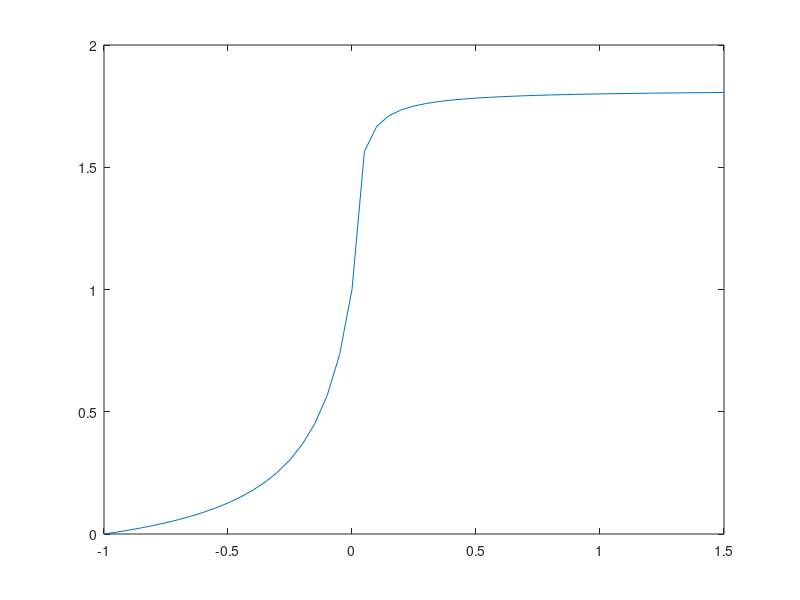
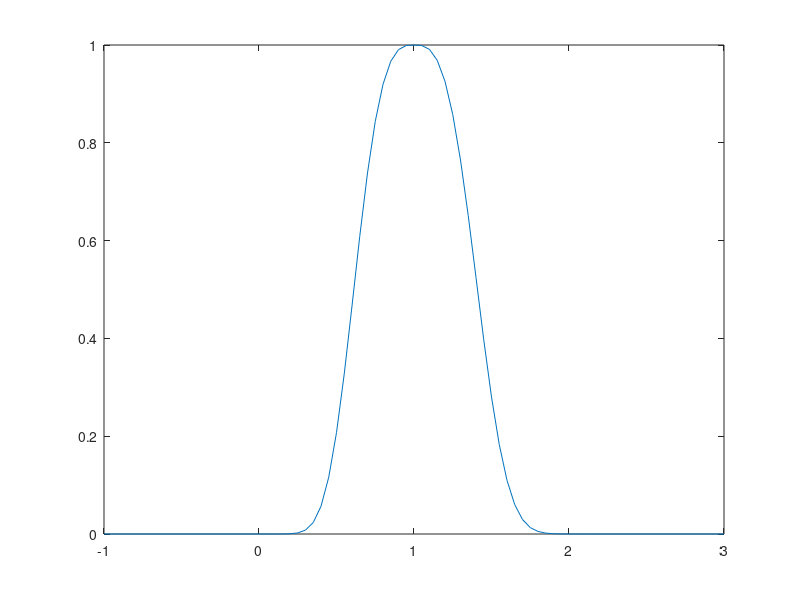

Write MATLAB code to recreate these figures, in order.
% function [muscle_force, n_force_velocity, n_force_length]  =...
%     muscle_dynamics(activation,L0m,Lm,Vmax,Vmus,Fmax_mus)
%#codegen

    %Hill Type Muscle F-V relationship.  Returns a normalized force-velocity value
    
    %% FV curve
    
    Vmax=-1;
    V=-1:0.05:1.5;
    FV=zeros(size(V));
    for i=1:length(V)
        Vmus=V(i);
        if (Vmus<Vmax)
            n_force_velocity=0;
        else
            if (Vmus >= Vmax && Vmus < 0)
                n_force_velocity = ((1-(Vmus/Vmax))/(1+(Vmus/0.17/Vmax)));
            else
                n_force_velocity =(1.8-0.8*((1+(Vmus/Vmax))/(1-7.56*Vmus/0.17/Vmax)));
            end
        end
        FV(i)=n_force_velocity;
    end
    
    plot(V,FV)
    
    %Active muscle F-L relationships.  Returns a normalized F-L value

    a = 3.1108;
    b = .8698;
    s = .3914;

    L=-1:0.05:3;
    L0m=1;
    FL=zeros(size(L));
    for i=1:length(L)
        Lm=L(i);
        if Lm < 0
            Lm = 0;
        end
        n_force_length = exp(-(abs(((Lm/L0m)^b-1)/s))^a);
        FL(i)=n_force_length;
    end
    figure()
    plot(L,FL)
    
    %Total active force of muscle based on normalized F-V and F-L relationships
%     muscle_force = Fmax_mus* activation * n_force_velocity * n_force_length;
